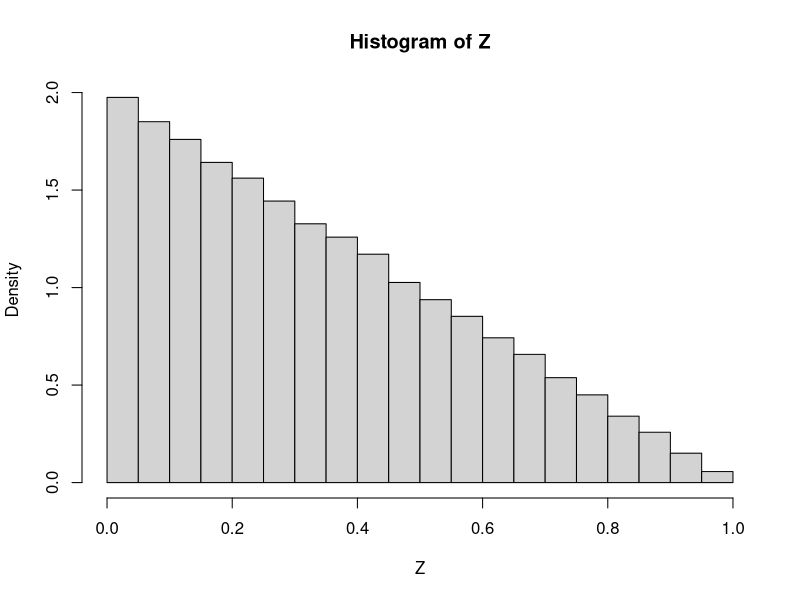
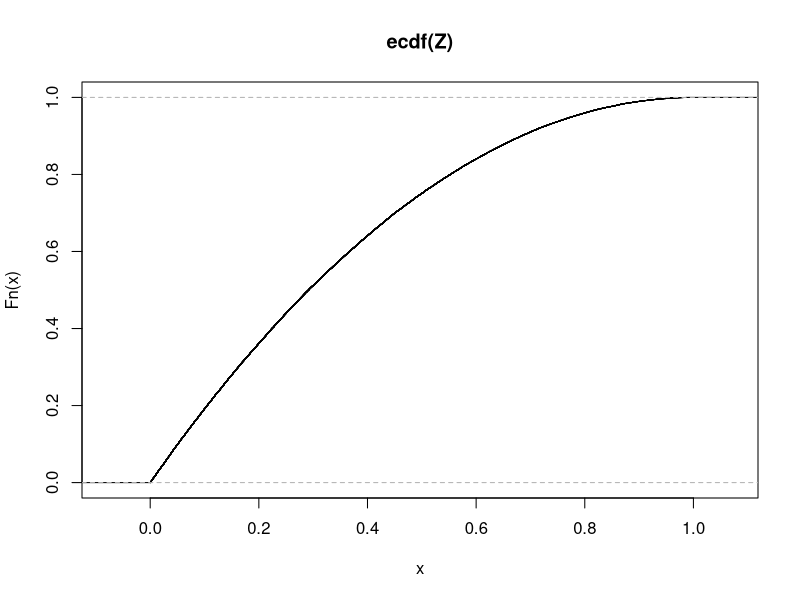
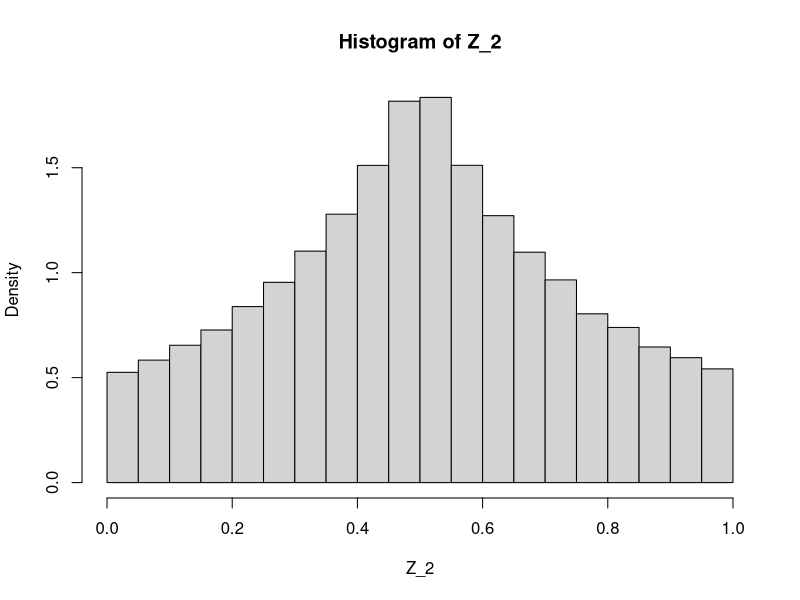
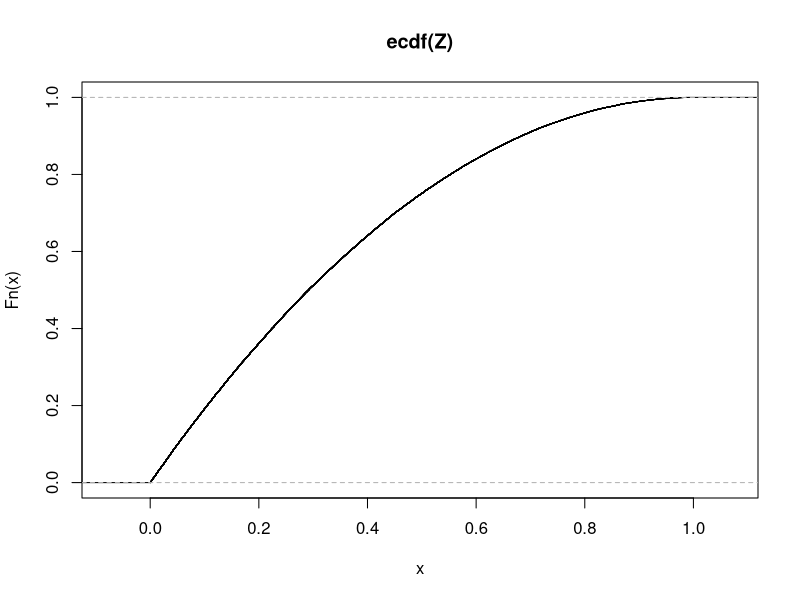

These charts were generated, in order, by the following R code:
# Chapter3.6
# Problem 43 ----
# Let X and Y be independent and unif [0,1]. Find the cdf and pdf of the 
# random variables

# a) |X-Y| ----
nr_runs <- 100000
X <- runif(nr_runs)
Y <- runif(nr_runs)
Z <- abs(X - Y)

hist(Z, freq = FALSE) # pdf
plot(ecdf(Z)) # cdf

# b) X/(X+Y) ----
Z_2 <- X/(X+Y)

hist(Z_2, freq = FALSE) #pdf
plot(ecdf(Z)) #cdf


# Problem 45 ----
# In Problem 34 (Adam uniformly distributed
# between 12:30 and 13:00, Billy uniformly 
# distributed between 12:30 and 13:15), 
# compute the expected time that ...
set.seed(12)
nr_runs <- 100000
adam <- runif(nr_runs, 0, 30)
billy <- runif(nr_runs, 0, 45)

# a) Billy bob must wait for Adam ----
wait_time <- adam-billy
billy_waiting <- wait_time[wait_time > 0]
print("Billy average waiting time")
mean(billy_waiting)
# Billy will wait approx 10 minutes


# b) The first person to arrive must wait for the second ----
abs_wait_time <- abs(adam-billy)
print("Average waiting time")
mean(abs_wait_time)

